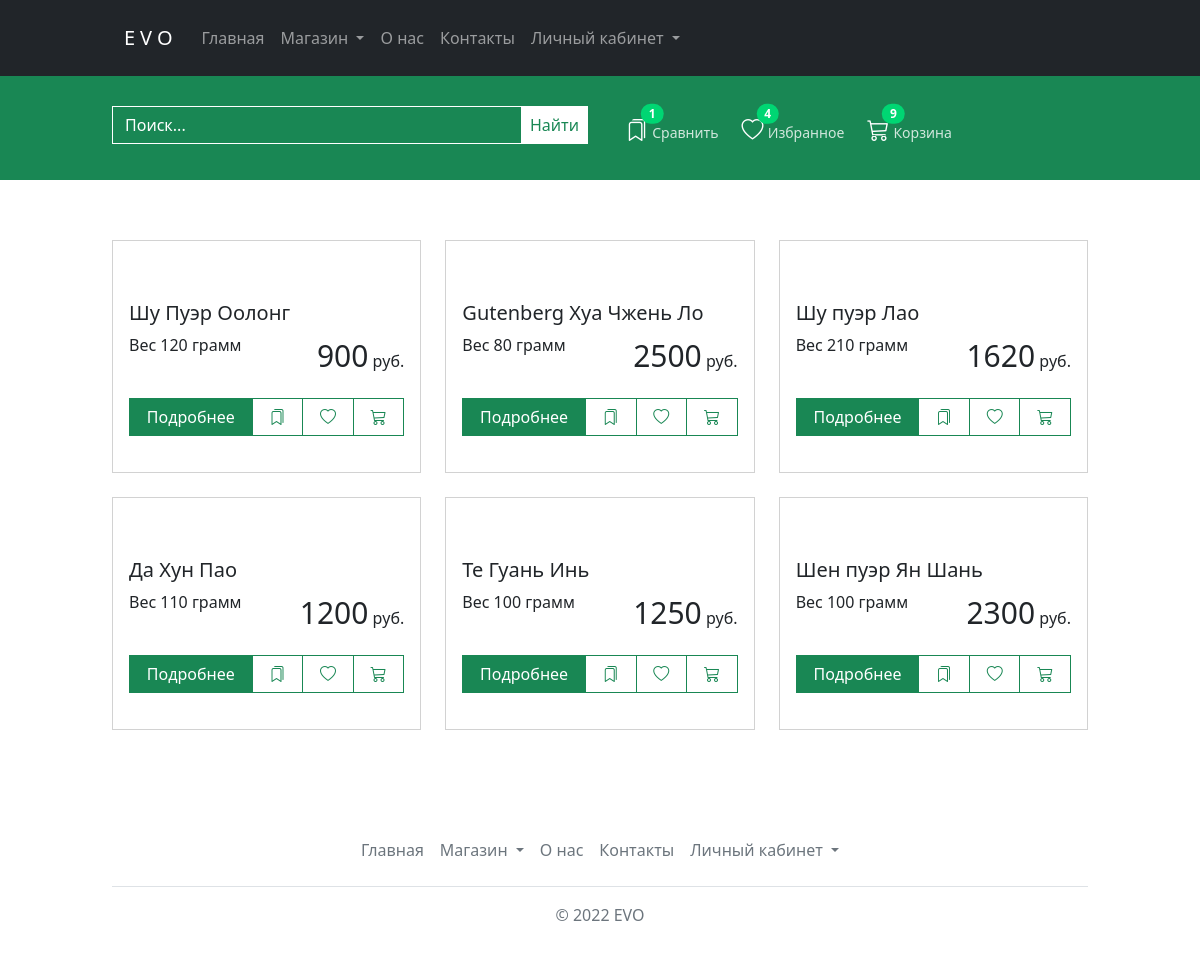
Screenshot of /catalog/tea/ with the database file from the repository.
### main/models.py (models this page shows, shortened)
class Product(models.Model):
    class Meta:
        verbose_name = 'Товар'
        verbose_name_plural = 'Товары'
    category = models.ForeignKey(Category, on_delete=models.CASCADE, verbose_name='Категория')
    name = models.CharField(max_length=50, verbose_name='Название')
    desc = models.TextField(verbose_name='Описание')
    country = models.CharField(max_length=50, blank=True, null=True, default=None, verbose_name='Страна')
    town = models.CharField(max_length=50, blank=True, null=True, default=None, verbose_name='Город')
    year = models.CharField(max_length=50, blank=True, null=True, default=None, verbose_name='Год')
    volume = models.IntegerField(verbose_name='Вес, грамм')
    price = models.IntegerField(verbose_name='Цена, руб')
    tag = models.CharField(max_length=100, blank=True, null=True, default=None, verbose_name='Метки')
    talk_forum = models.URLField(blank=True, null=True, default=None, verbose_name='Ссылка на форум')
    is_active = models.BooleanField(default=True, verbose_name="Активация товара")
    image = models.ImageField(upload_to='product/', verbose_name='Изображение обложки')
    created = models.DateTimeField(auto_now_add=True, auto_now=False, verbose_name='Дата создания')
    updated = models.DateTimeField(auto_now_add=False, auto_now=True, verbose_name='Дата изменения')

### main/views.py (the view)
# urls.py: path('catalog/tea/', tea, name='tea'),
def tea(request):
    tea_all = {'prods': Product.objects.filter(category=1)}
    return render(request, 'catalog.html', tea_all)

### templates/catalog.html (shortened to what this page needs)
{% extends 'base.html' %}
{% block content %}
    <section id="prod" class="paddingTopBottom">
        <div class="container">
            <div class="row row-cols-1 row-cols-md-3 g-4">
                {% if prods %}
                    {% for prod in prods %}
                        <div class="col">
                            <div class="card h-100">
                                {% if prod.image %}
                                    <div class="fotorama" data-width="100%">
                                    </div>
                                {% else %}
                                    <img src="/static/img/noimg.jpg" alt="No image">
                                {% endif %}
                                <div class="card-body">
                                    <h5 class="card-title"><a href="{% url 'product' prod.id %}"
                                                              class="link-dark">{{ prod.name }}</a></h5>
                                    <div class="volume"><span class="">Вес {{ prod.volume }} грамм</span></div>
                                    <div class="float-end price"><span>{{ prod.price }}</span> руб.</div>
                                    <div class="btn-group" role="group">
                                        <a type="button" class="btn btn-success" href="{% url 'product' prod.id %}">Подробнее</a>
                                        <a type="button" class="btn btn-outline-success"><i class="bi bi-bookmarks"></i></a>
                                        <a type="button" class="btn btn-outline-success"><i class="bi bi-heart"></i></a>
                                        <a type="button" class="btn btn-outline-success"><i class="bi bi-cart3"></i></a>
                                    </div>
                                </div>
                            </div>
                        </div>
                    {% endfor %}
                {% else %}
                    <p>Пусто</p>
                {% endif %}
            </div>
        </div>
    </section>
{% endblock %}

### templates/base.html (shortened to what this page needs)
{% load static %}
<!doctype html>
<html lang="en">
<head>
    <link href="https://cdn.jsdelivr.net/npm/bootstrap@5.2.0-beta1/dist/css/bootstrap.min.css" rel="stylesheet"
>
    <link rel="stylesheet" type="text/css" href="{% static 'css/style.css' %}">
</head>
<body>
<section id="row1" class="bg-dark">
    <div class="container">
        <nav class="navbar navbar-expand-lg navbar-dark bg-dark">
            <div class="container-fluid">
                <a class="navbar-brand" href="{% url 'main' %}">EVO</a>
                <div class="collapse navbar-collapse" id="navbarNav">
                    <ul class="navbar-nav">
                        <li class="nav-item">
                            <a class="nav-link" href="{% url 'main' %}">Главная</a>
                        </li>
                        <li class="nav-item dropdown">
                            <a class="nav-link dropdown-toggle" href="" id="navbarDropdownMenuLink1"
                               role="button"
                               data-bs-toggle="dropdown" aria-expanded="false">
                                Магазин
                            </a>
                        </li>
                        <li class="nav-item">
                            <a href="{% url 'about' %}" class="nav-link">О нас</a>
                        </li>
                        <li class="nav-item">
                            <a href="{% url 'contacts' %}" class="nav-link">Контакты</a>
                        </li>
                        <li class="nav-item dropdown">
                            <a class="nav-link dropdown-toggle" href="" id="navbarDropdownMenuLink2"
                               role="button"
                               data-bs-toggle="dropdown" aria-expanded="false">
                                Личный кабинет
                            </a>
                        </li>
                    </ul>
                </div>
            </div>
        </nav>
    </div>
</section>
<section id="row2" class="navClass text-bg-success text-white">
    <div class="container">
        <div class="row">
            <div class="col-md">
                <div class="input-group mb-3">
                    <input type="text" class="form-control" placeholder="Поиск..."
                           aria-label="Recipient's username" aria-describedby="button-addon2">
                    <button class="btn btn-outline-secondary btnS" type="button" id="button-addon2">Найти</button>
                </div>
            </div>
            <div class="col-md">
                <ul class="nav align-self-center">
                    <li class="nav-item">
                        <button type="button" class="btn position-relative">
                            <i class="bi bi-bookmarks"></i>
                            <span class="position-absolute top-0 start-1 translate-middle badge rounded-pill text-bg-white">
                                1
                            </span>
                            <span class="row2-text">Сравнить</span>
                        </button>
                    </li>
                    <li class="nav-item">
                        <button type="button" class="btn position-relative">
                            <i class="bi bi-heart"></i>
                            <span class="position-absolute top-0 start-1 translate-middle badge rounded-pill text-bg-white">
                                4
                            </span>
                            <span class="row2-text">Избранное</span>
                        </button>
                    </li>
                    <li class="nav-item">
                        <button type="button" class="btn position-relative">
                            <i class="bi bi-cart3"></i>
                            <span class="position-absolute top-0 start-1 translate-middle badge rounded-pill text-bg-white">
                                9
                            </span>
                            <span class="row2-text">Корзина</span>
                        </button>
                    </li>
                </ul>
            </div>
        </div>
    </div>
</section>
{% block content %}{% endblock %}
<div class="container">
    <footer class="py-3 my-4">
        <ul class="nav justify-content-center border-bottom pb-3 mb-3">
            <li class="nav-item"><a href="{% url 'main' %}" class="nav-link px-2 text-muted">Главная</a></li>
            <li class="nav-item dropdown">
                <a class="nav-link dropdown-toggle px-2 text-muted" href="" id="navbarDropdownMenuLink2" role="button"
                   data-bs-toggle="dropdown" aria-expanded="false">
                    Магазин
                </a>
            </li>
            <li class="nav-item"><a href="{% url 'about' %}" class="nav-link px-2 text-muted">О нас</a></li>
            <li class="nav-item"><a href="{% url 'contacts' %}" class="nav-link px-2 text-muted">Контакты</a></li>
            <li class="nav-item dropdown">
                <a class="nav-link px-2 text-muted dropdown-toggle" href="" id="navbarDropdownMenuLink2"
                   role="button"
                   data-bs-toggle="dropdown" aria-expanded="false">
                    Личный кабинет
                </a>
            </li>
        </ul>
        <p class="text-center text-muted">© 2022 EVO</p>
    </footer>
</div>
<link href="https://cdnjs.cloudflare.com/ajax/libs/fotorama/4.6.4/fotorama.css" rel="stylesheet">
</body>
</html>

### static/css/style.css (style rules this page uses)
@media (min-width: 1000px) { .container { max-width: 1000px; } }
a.active.focus, a.active:focus, a.focus, a:active.focus, a:active:focus, a:focus, button.active.focus, button.active:focus, button.focus, button:active.focus, button:active:focus, button:focus, .btn.active.focus, .btn.active:focus, .btn.focus, .btn:active.focus, .btn:active:focus, .btn:focus, input, textarea, input:active, textarea:active { outline: 0 !important; outline-color: transparent !important; outline-style: none !important; box-shadow: 0 0 0 0 rgba(0, 123, 255, 0) !important; }
*, .rounded-3 { -webkit-border-radius: 0 !important; -moz-border-radius: 0 !important; border-radius: 0 !important; }
.paddingTopBottom { padding-top: 5%; padding-bottom: 5%; }
#row1 { padding-top: 10px; padding-bottom: 10px; }
#row1 .navbar-brand { letter-spacing: 5px; }
#row2 { padding-top: 30px; padding-bottom: 10px; }
#row2 .btn { color: white; --bs-btn-padding-x: 0.5rem; }
#row2 .btn .row2-text { opacity: 0.8; font-size: 14px; }
.text-bg-white { color: #ffffff !important; background-color: #00d673; }
#row2 .nav i { margin-left: 5px; font-size: 22px; }
#row2 .form-control { border: 1px solid white; background-color: #198754; }
#row2 .btnS { border: 1px solid white; background-color: white; color: #198754; }
#row2 input { color: white; }
#row2 .top-0 { top: 7px !important; }
#prod .card-body .btn-group { margin-top: 20px; width: 100%; margin-bottom: 20px; }
#prod .card-body a { text-decoration: none; }
#prod .price span { font-size: 30px; }
#prod .btn-group { margin-bottom: 20px; }
.col-md, col { margin-bottom: 10px; }
#prod .volume { display: inline-block; }
#prod .fotorama { margin-bottom: 20px; }

### rows the page displays
Product: name "Шу Пуэр Оолонг", volume "120", price "900"
Product: name "Gutenberg Хуа Чжень Ло", volume "80", price "2500"
Product: name "Шу пуэр Лао", volume "210", price "1620"
Product: name "Да Хун Пао", volume "110", price "1200"
Product: name "Те Гуань Инь", volume "100", price "1250"
Product: name "Шен пуэр Ян Шань", volume "100", price "2300"
